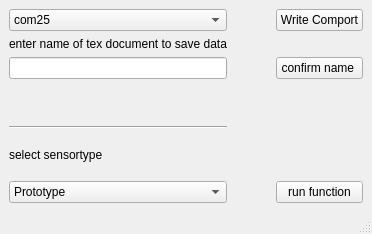
<?xml version="1.0" encoding="UTF-8"?>
<ui version="4.0">
 <class>MainWindow</class>
 <widget class="QMainWindow" name="MainWindow">
  <property name="enabled">
   <bool>true</bool>
  </property>
  <property name="geometry">
   <rect>
    <x>0</x>
    <y>0</y>
    <width>372</width>
    <height>234</height>
   </rect>
  </property>
  <property name="cursor">
   <cursorShape>ArrowCursor</cursorShape>
  </property>
  <property name="mouseTracking">
   <bool>false</bool>
  </property>
  <property name="focusPolicy">
   <enum>Qt::NoFocus</enum>
  </property>
  <property name="windowTitle">
   <string>MainWindow</string>
  </property>
  <widget class="QWidget" name="centralwidget">
   <layout class="QGridLayout" name="gridLayout">
    <item row="8" column="2">
     <widget class="QPushButton" name="startFunction">
      <property name="text">
       <string>run function</string>
      </property>
      <property name="checkable">
       <bool>false</bool>
      </property>
     </widget>
    </item>
    <item row="4" column="2">
     <widget class="QPushButton" name="confirmName">
      <property name="text">
       <string>confirm name </string>
      </property>
     </widget>
    </item>
    <item row="0" column="2">
     <widget class="QPushButton" name="writeCom">
      <property name="text">
       <string>Write Comport</string>
      </property>
     </widget>
    </item>
    <item row="0" column="0">
     <widget class="QComboBox" name="comboBox">
      <item>
       <property name="text">
        <string>com25</string>
       </property>
      </item>
      <item>
       <property name="text">
        <string>com5</string>
       </property>
      </item>
      <item>
       <property name="text">
        <string>com3</string>
       </property>
      </item>
      <item>
       <property name="text">
        <string>com10</string>
       </property>
      </item>
      <item>
       <property name="text">
        <string>com7</string>
       </property>
      </item>
      <item>
       <property name="text">
        <string>com11</string>
       </property>
      </item>
     </widget>
    </item>
    <item row="2" column="0">
     <widget class="QLabel" name="label">
      <property name="text">
       <string>enter name of tex document to save data</string>
      </property>
     </widget>
    </item>
    <item row="4" column="1">
     <spacer name="horizontalSpacer">
      <property name="orientation">
       <enum>Qt::Horizontal</enum>
      </property>
      <property name="sizeHint" stdset="0">
       <size>
        <width>40</width>
        <height>20</height>
       </size>
      </property>
     </spacer>
    </item>
    <item row="7" column="2">
     <spacer name="verticalSpacer">
      <property name="orientation">
       <enum>Qt::Vertical</enum>
      </property>
      <property name="sizeHint" stdset="0">
       <size>
        <width>20</width>
        <height>40</height>
       </size>
      </property>
     </spacer>
    </item>
    <item row="4" column="0">
     <widget class="QLineEdit" name="lineEdit"/>
    </item>
    <item row="7" column="0">
     <widget class="QLabel" name="label_2">
      <property name="text">
       <string>select sensortype</string>
      </property>
     </widget>
    </item>
    <item row="8" column="0">
     <widget class="QComboBox" name="SensorSelect">
      <item>
       <property name="text">
        <string>Prototype</string>
       </property>
      </item>
     </widget>
    </item>
    <item row="6" column="0">
     <widget class="Line" name="line">
      <property name="orientation">
       <enum>Qt::Horizontal</enum>
      </property>
     </widget>
    </item>
    <item row="5" column="0">
     <spacer name="verticalSpacer_2">
      <property name="orientation">
       <enum>Qt::Vertical</enum>
      </property>
      <property name="sizeHint" stdset="0">
       <size>
        <width>20</width>
        <height>40</height>
       </size>
      </property>
     </spacer>
    </item>
   </layout>
  </widget>
  <widget class="QMenuBar" name="menubar">
   <property name="geometry">
    <rect>
     <x>0</x>
     <y>0</y>
     <width>372</width>
     <height>26</height>
    </rect>
   </property>
  </widget>
  <widget class="QStatusBar" name="statusbar"/>
 </widget>
 <resources/>
 <connections/>
</ui>
